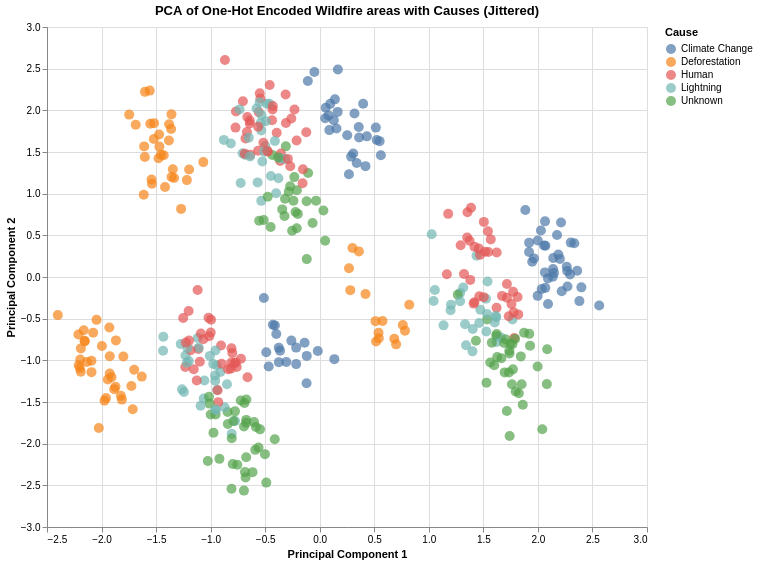

Source (notebook cell):
### Code cell
import numpy as np
# Merge the original DataFram e 'df' with the PCA results 'pca_df_categorical'
chart_data = pd.concat([pca_df_categorical.reset_index(drop=True), df_USA.reset_index(drop=True)], axis=1)

# Add "Jitter" (tiny random noise) to separate overlapping points
np.random.seed(42) # This ensures the random shift looks the same every time you run it

# We use a standard deviation of 0.03 for the noise. Adjust if points are still too close or too spread out.
chart_data['Principal Component 1 Jittered'] = chart_data['Principal Component 1'] + np.random.normal(0, 0.03, size=len(chart_data))
chart_data['Principal Component 2 Jittered'] = chart_data['Principal Component 2'] + np.random.normal(0, 0.03, size=len(chart_data))

chart_pca = alt.Chart(chart_data).mark_circle(size=100, opacity=0.7).encode(
    # Plot using the jittered columns
    x=alt.X('Principal Component 1 Jittered', title='Principal Component 1'),
    y=alt.Y('Principal Component 2 Jittered', title='Principal Component 2'),
    # Use 'Sex' for color encoding to distinguish points by gender
    color=alt.Color('Cause', title='Cause'),
    # Include all original categorical features AND TRUE coordinates in the tooltip
    tooltip=['Region', 'Cause', 'fires_count','Principal Component 1', 'Principal Component 2']
).properties(
    title='PCA of One-Hot Encoded Wildfire areas with Causes (Jittered)',
    width=600,
    height=500
).interactive() # Allows zooming and panning

chart_pca

### Figure 1 — Vega-Lite specification as saved in the notebook (floating-point values rounded to 4 significant figures; data arrays with more than 128 entries replaced by an {"elided": "..."} marker saying what was removed)
{"config": {"view": {"continuousWidth": 300, "continuousHeight": 300}}, "data": {"name": "data-fa0f10febc29857f67e2586af71fd7f7"}, "mark": {"type": "circle", "opacity": 0.7, "size": 100}, "encoding": {"color": {"field": "Cause", "title": "Cause", "type": "nominal"}, "tooltip": [{"field": "Region", "type": "nominal"}, {"field": "Cause", "type": "nominal"}, {"field": "fires_count", "type": "quantitative"}, {"field": "Principal Component 1", "type": "quantitative"}, {"field": "Principal Component 2", "type": "quantitative"}], "x": {"field": "Principal Component 1 Jittered", "title": "Principal Component 1", "type": "quantitative"}, "y": {"field": "Principal Component 2 Jittered", "title": "Principal Component 2", "type": "quantitative"}}, "height": 500, "params": [{"name": "param_3", "select": {"type": "interval", "encodings": ["x", "y"]}, "bind": "scales"}], "title": "PCA of One-Hot Encoded Wildfire areas with Causes (Jittered)", "width": 600, "$schema": "https://vega.github.io/schema/vega-lite/v5.20.1.json", "datasets": {"data-fa0f10febc29857f67e2586af71fd7f7": {"elided": "435 records"}}}
